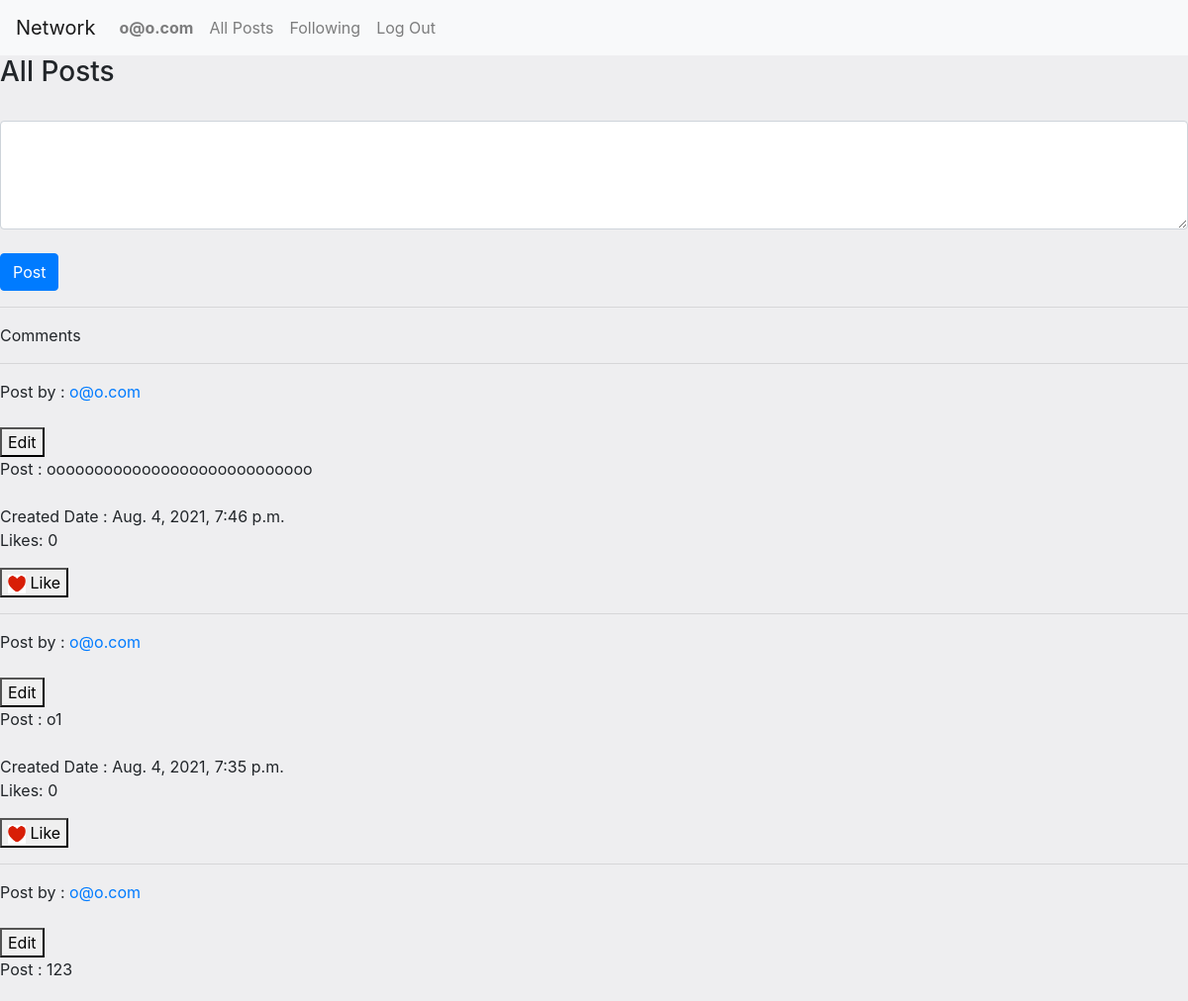
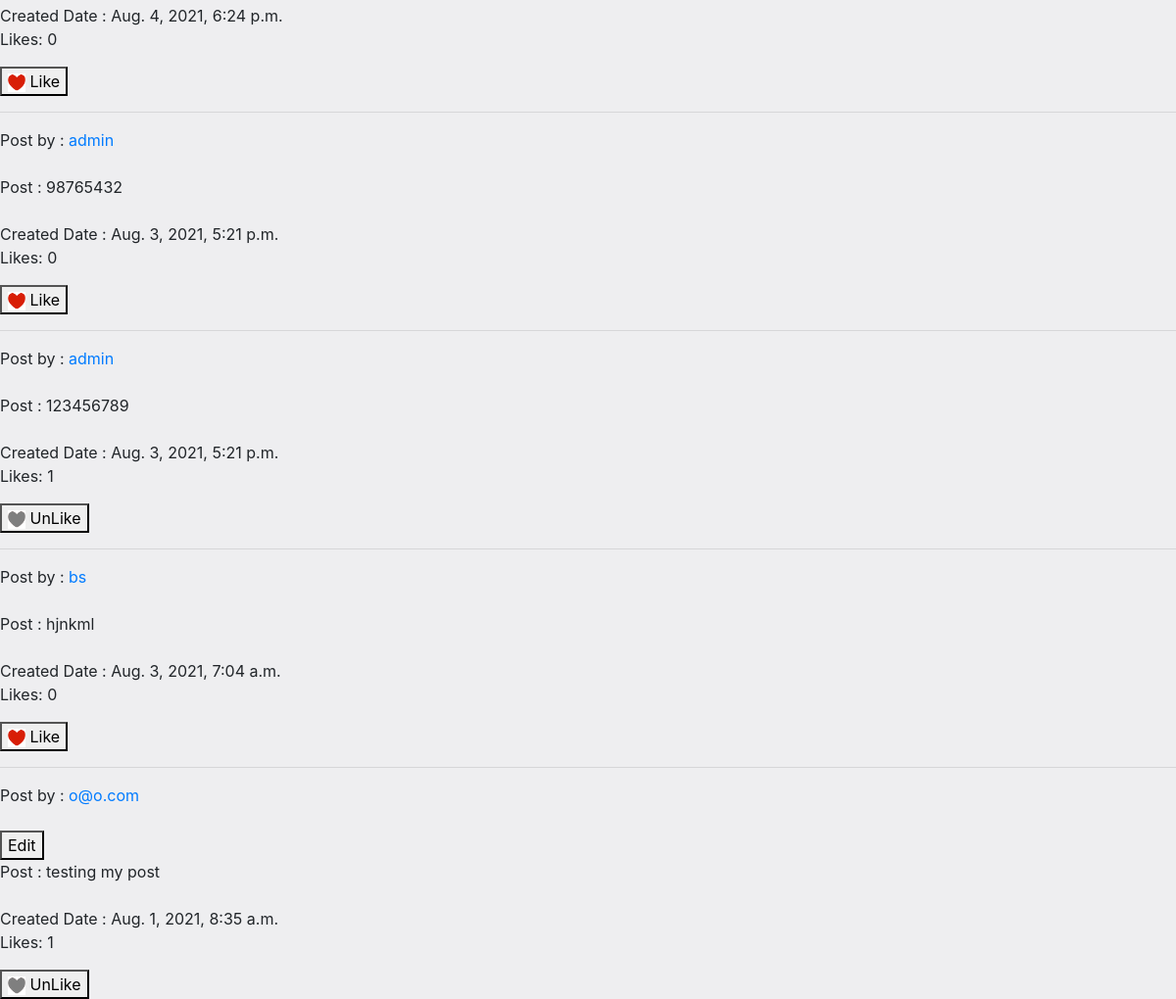
/ (signed in), run on the app's committed database (2 pictures, top to bottom).
### network/models.py (models this page shows, shortened)
class User(AbstractUser):
    follower_no = models.IntegerField(default=0 , blank = True)
    following_no = models.IntegerField(default=0 , blank = True)
    follow_status = models.BooleanField(default=False)

class NewPost(models.Model):
    newpost = models.TextField(blank=True)
    author = models.ForeignKey(User, on_delete=models.CASCADE)
    likes = models.IntegerField(default=0 , blank = True)
    created_date = models.DateTimeField(auto_now_add=True)
    liked = models.ManyToManyField(User, blank=True, related_name="liked")

### network/views.py (the view)
# urls.py: path("", views.index, name="index"),
def index(request):
    if not request.user.is_authenticated:
        return render(request, 'network/login.html' )
    else:
        user =  User.objects.get(username=request.user.username)
        user0 = user.username
        userx = User.objects.all()
        if request.method=="POST":
            if int(request.POST["postid"])>0:
                 postid = request.POST["postid"]
                 content =request.POST["newpost"]
                 blog = NewPost.objects.filter(id=postid)
                 blog.update(newpost=content)
                 return HttpResponseRedirect(reverse("index"))
            newpost = request.POST["newpost"]
            author_id = user.id
            newpost0 = NewPost.objects.create(newpost=newpost,author_id=author_id)
            newpost0.save
            resultpost= NewPost.objects.all().order_by('-created_date')
            page = request.GET.get('page', 1)
            paginator = Paginator(resultpost, 10)
            try:
                p = paginator.page(page)
            except PageNotAnInteger:
                p = paginator.page(1)
            except EmptyPage:
                p = paginator.page(paginator.num_pages)
            return render(request, "network/index.html" , {'resultpost':resultpost , 'userx':userx ,'p':p })
        else:
            resultpost= NewPost.objects.all().order_by('-created_date')
            page = request.GET.get('page', 1)
            paginator = Paginator(resultpost, 10)
            try:
                p = paginator.page(page)
            except PageNotAnInteger:
                p = paginator.page(1)
            except EmptyPage:
                p = paginator.page(paginator.num_pages)
            return render(request, "network/index.html" , {'resultpost':resultpost ,'userx':userx ,'p':p })

### network/templates/network/index.html (shortened to what this page needs)
{% extends "network/layout.html" %}
{% load static %}
{% block body %}
<h3>All Posts</h3>
<br>
    <form method="POST" id="fid" >
        <textarea name="newpost" id="newp" class="form-control" cols="40" rows="4" autofocus ></textarea>
        <br>
            <input type ="submit" class="btn btn-primary" value="Post" id = "sub" >
    </form>
    <hr>
    Comments
    {% if resultpost  %}
        {% for result in p %}
            <hr>
            Post by : <a href="{% url 'profile' result.author_id %}" > {% for resultx in userx %} {% if resultx.id == result.author_id %}{{resultx.username}} {% endif %}{% endfor %}</a> <br><br>
            {% if user.id == result.author_id %}
                <button onclick="upedit({{result.id}})" id="ed{{result.id}}" >Edit</button> <br>
            {% endif %}
            Post : {{result.newpost}} <br><br>
            Created Date : {{result.created_date}} <br>
            <p id="total{{result.id }}">Likes: {{result.likes }}</p>
            <div id="divcheck" value = "{{result.id}}" >
            {% if request.user in result.liked.all  %}
            <button  onclick="lik({{result.id}} )" id="a{{result.id}}" >  <img src="{% static "network/images/likes2.png" %}" id ="likespng{{id}}"  alt="likes" width="18" height="19"> UnLike</button>
            {% else %}
            <button   onclick="unlik({{result.id}} )"  id="una{{result.id}}"><img src="{% static "network/images/likes.png" %}" id ="likespng{{id}}"  alt="likes" width="18" height="19"> Like</button>
            {% endif %}
            </div>
        {% endfor %}
    {% endif %}
{% endblock %}

### network/templates/network/layout.html (shortened to what this page needs)
{% load static %}
<!DOCTYPE html>
<html lang="en">
    <head>
        <link rel="stylesheet" href="https://stackpath.bootstrapcdn.com/bootstrap/4.4.1/css/bootstrap.min.css" >
        <link href="{% static 'network/styles.css' %}" rel="stylesheet">
    </head>
    <body>
        <nav class="navbar navbar-expand-lg navbar-light bg-light">
            <a class="navbar-brand" href="#">Network</a>
            <div>
              <ul class="navbar-nav mr-auto">
                {% if user.is_authenticated %}
                    <li class="nav-item">
                        <a class="nav-link" href="#"><strong>{{ user.username }}</strong></a>
                    </li>
                {% endif %}
                <li class="nav-item">
                  <a class="nav-link" href="{% url 'index' %}">All Posts</a>
                </li>
                {% if user.is_authenticated %}
                    <li class="nav-item">
                        <a class="nav-link" href="{% url 'following'  %}">Following</a>
                    </li>
                    <li class="nav-item">
                        <a class="nav-link" href="{% url 'logout' %}">Log Out</a>
                    </li>
                {% endif %}
              </ul>
            </div>
          </nav>
        <div class="body">
            {% block body %}
            {% endblock %}
        </div>
    </body>
</html>

### network/static/network/styles.css (style rules this page uses)
body { background: #eeeef0; min-height: 100vh; overflow-x: hidden }

### data on the page
User: username "o@o.com"
NewPost: newpost "oooooooooooooooooooooooooooo", created_date "Aug. 4, 2021, 7:46 p.m.", likes "0", {{ result.id }} 56 (drawn)
NewPost: newpost "o1", created_date "Aug. 4, 2021, 7:35 p.m.", likes "0", {{ result.id }} 55 (drawn)
NewPost: newpost "123", created_date "Aug. 4, 2021, 6:24 p.m.", likes "0", {{ result.id }} 54 (drawn)
NewPost: newpost "98765432", created_date "Aug. 3, 2021, 5:21 p.m.", likes "0", {{ result.id }} 53 (drawn)
User: username "admin"
NewPost: newpost "123456789", created_date "Aug. 3, 2021, 5:21 p.m.", likes "1", {{ result.id }} 52 (drawn)
NewPost: newpost "hjnkml", created_date "Aug. 3, 2021, 7:04 a.m.", likes "0", {{ result.id }} 51 (drawn)
User: username "bs"
NewPost: newpost "testing my post", created_date "Aug. 1, 2021, 8:35 a.m.", likes "1", {{ result.id }} 50 (drawn)
